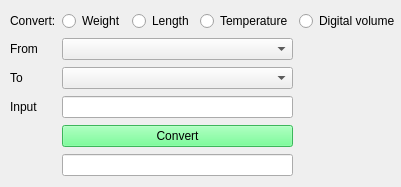
<?xml version="1.0" encoding="UTF-8"?>
<ui version="4.0">
 <class>MainWindow</class>
 <widget class="QMainWindow" name="MainWindow">
  <property name="geometry">
   <rect>
    <x>0</x>
    <y>0</y>
    <width>401</width>
    <height>187</height>
   </rect>
  </property>
  <property name="windowTitle">
   <string>Convertor</string>
  </property>
  <widget class="QWidget" name="centralwidget">
   <widget class="QWidget" name="">
    <property name="geometry">
     <rect>
      <x>10</x>
      <y>10</y>
      <width>387</width>
      <height>170</height>
     </rect>
    </property>
    <layout class="QGridLayout" name="gridLayout">
     <item row="0" column="0">
      <widget class="QLabel" name="label">
       <property name="text">
        <string>Convert:</string>
       </property>
      </widget>
     </item>
     <item row="0" column="1">
      <widget class="QRadioButton" name="rdbtn_weight">
       <property name="text">
        <string>Weight</string>
       </property>
      </widget>
     </item>
     <item row="0" column="2">
      <widget class="QRadioButton" name="rdbtn_lenght">
       <property name="text">
        <string>Length</string>
       </property>
      </widget>
     </item>
     <item row="0" column="3">
      <widget class="QRadioButton" name="rdbtn_temp">
       <property name="text">
        <string>Temperature</string>
       </property>
      </widget>
     </item>
     <item row="0" column="4">
      <widget class="QRadioButton" name="rdbtn_digital">
       <property name="text">
        <string>Digital volume</string>
       </property>
      </widget>
     </item>
     <item row="1" column="0">
      <widget class="QLabel" name="label_2">
       <property name="text">
        <string>From</string>
       </property>
      </widget>
     </item>
     <item row="2" column="0">
      <widget class="QLabel" name="label_4">
       <property name="text">
        <string>To</string>
       </property>
      </widget>
     </item>
     <item row="3" column="0">
      <widget class="QLabel" name="label_3">
       <property name="text">
        <string>Input</string>
       </property>
      </widget>
     </item>
     <item row="1" column="1" colspan="3">
      <widget class="QComboBox" name="cmbx_from">
       <property name="currentText">
        <string/>
       </property>
      </widget>
     </item>
     <item row="2" column="1" colspan="3">
      <widget class="QComboBox" name="cmb_To">
       <property name="currentText">
        <string/>
       </property>
      </widget>
     </item>
     <item row="3" column="1" colspan="3">
      <widget class="QLineEdit" name="txt_Input"/>
     </item>
     <item row="4" column="1" colspan="3">
      <widget class="QPushButton" name="btn_Convert">
       <property name="styleSheet">
        <string notr="true">background-color: rgb(85, 255, 127);</string>
       </property>
       <property name="text">
        <string>Convert</string>
       </property>
      </widget>
     </item>
     <item row="5" column="1" colspan="3">
      <widget class="QLineEdit" name="txt_result"/>
     </item>
    </layout>
   </widget>
  </widget>
 </widget>
 <resources/>
 <connections/>
</ui>
